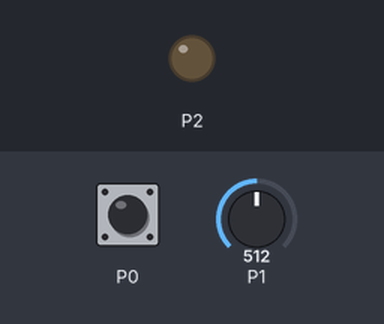
Bench run of a program on a simulated BBC micro:bit (MakeCode). Parts: output pins drawn as LEDs (lit = HIGH). Inputs (shaded band) come from the test bench; at power-on: P1 = 512 (analog values on the 0–1023 scale).

Above: at 1.2 s.
1.3 s: touch pin P0 pressed for 0.15 s
At 2.5 s:
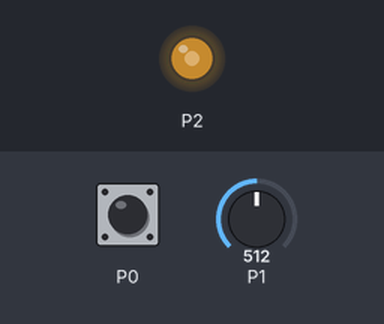
2.9 s: P1 set to 716
At 4.1 s:
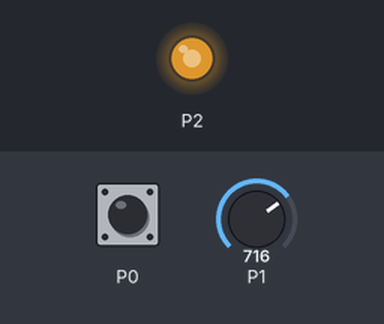
4.4 s: P1 set to 900
At 5.4 s:
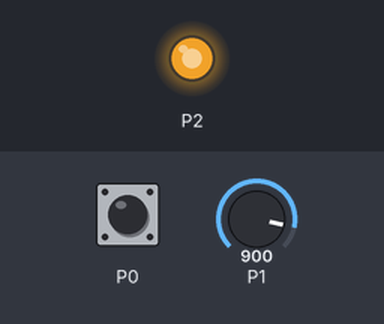
5.9 s: P1 set to 122
At 6.7 s:
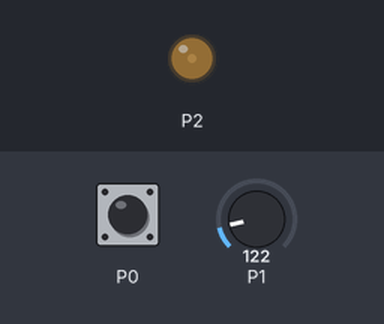
Timing chart, 0 to 8.4 s (numbered marks = the images above; inputs shaded):
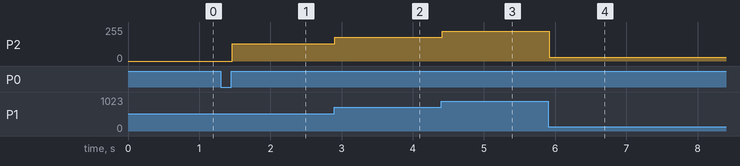

The program:

main.ts
```typescript
input.onPinPressed(TouchPin.P0, function () {
    if (Light_State == 0) {
        Light_State = 1
    } else {
        Light_State = 0
    }
})
let Light_State = 0
Light_State = 0
basic.forever(function () {
    if (Light_State == 1) {
        pins.analogWritePin(AnalogPin.P2, pins.analogReadPin(AnalogPin.P1))
    } else {
        pins.digitalWritePin(DigitalPin.P2, 0)
    }
})
```

test.ts
```typescript
// Hier kann man Tests durchführen; diese Datei wird nicht kompiliert, wenn dieses Paket als Erweiterung verwendet wird.
```

Measured:
- after the input at 1.3 s, P2: 0/255 → 128/255 after 0.16 s
- after the input at 2.9 s, P2: 128/255 → 178/255 at once
- after the input at 4.4 s, P2: 178/255 → 224/255 at once
- after the input at 5.9 s, P2: 224/255 → 30/255 at once
